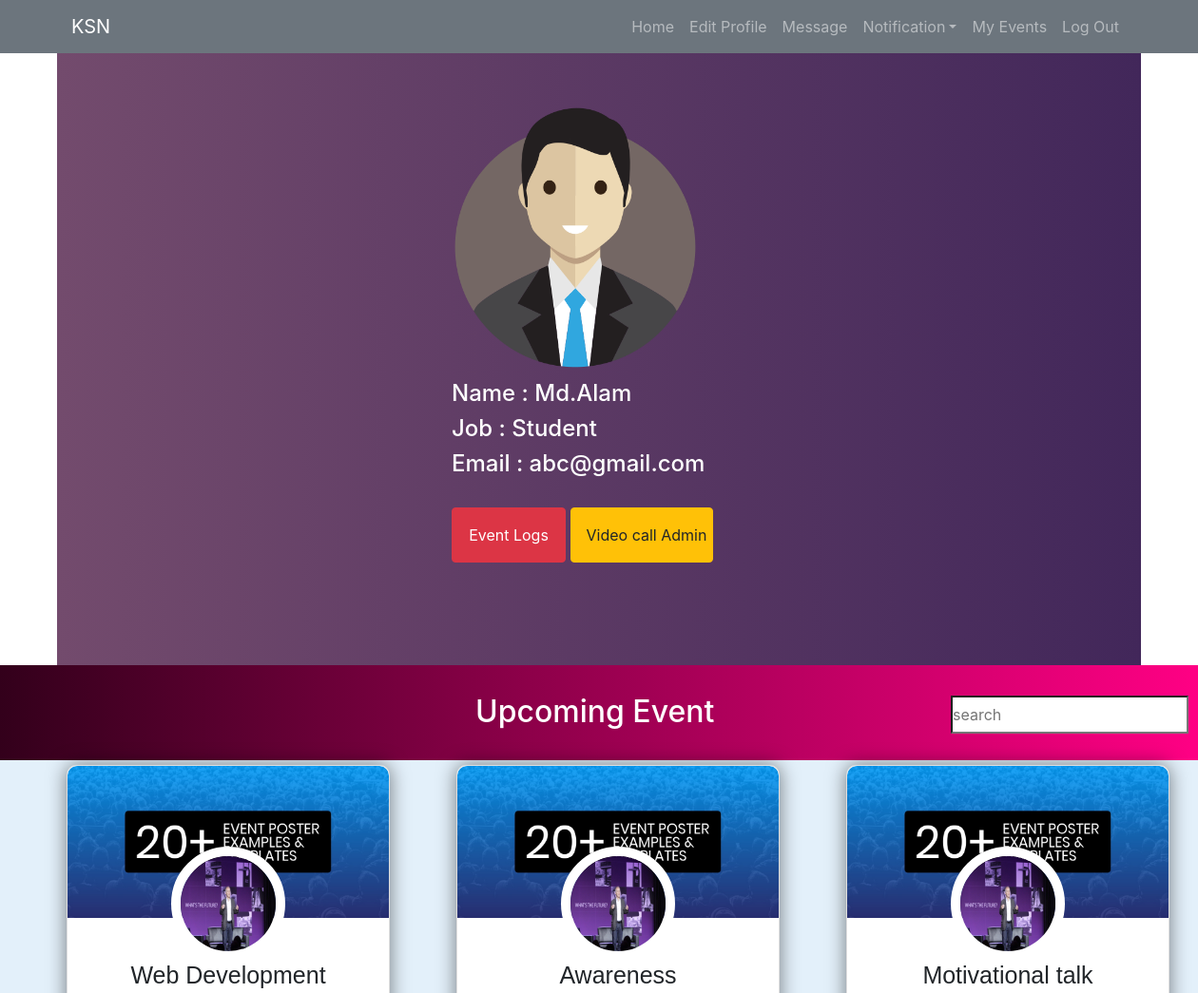
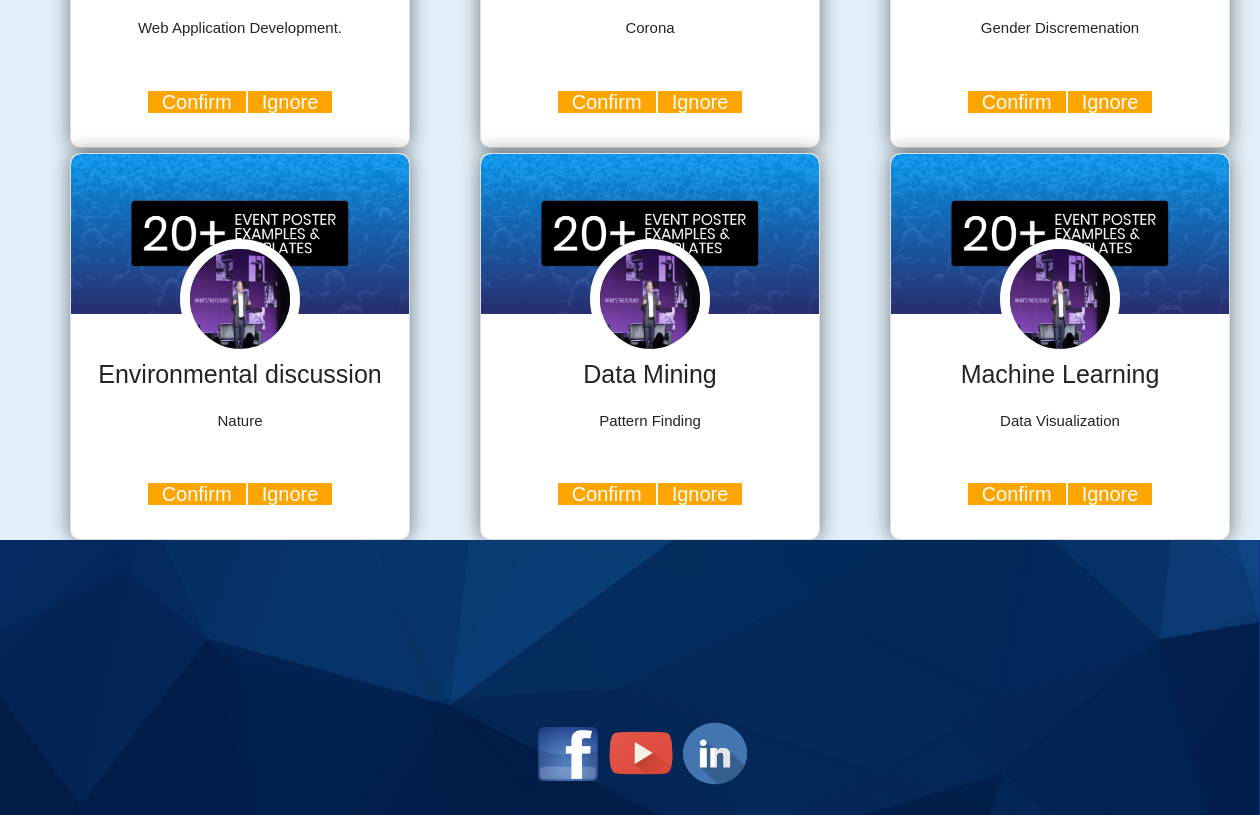
/learner.php (signed in), run on the app's committed database (2 pictures, top to bottom).
### tables this page shows
CREATE TABLE `event_creation` (
  `event_id` int(11) NOT NULL,
  `admin_id` int(11) DEFAULT NULL,
  `event_name` varchar(30) DEFAULT NULL,
  `event_time` time DEFAULT NULL,
  `event_date` date DEFAULT NULL,
  `event_topics` varchar(50) DEFAULT NULL,
  `user_id` int(11) DEFAULT NULL
);

### learner.php (the view, shortened to what this page needs)
<!DOCTYPE html>
<html lang="en">
<head>
  <link rel="stylesheet" href="https://maxcdn.bootstrapcdn.com/bootstrap/4.4.1/css/bootstrap.min.css">
  <link rel="stylesheet" href="css/style.css">
  <link rel="stylesheet" href="css/learner_style.css">
  <link rel="stylesheet" type="text/css" href="https://maxcdn.bootstrapcdn.com/font-awesome/4.7.0/css/font-awesome.min.css">
  <link rel="stylesheet" href="https://maxcdn.bootstrapcdn.com/bootstrap/4.0.0-beta.2/css/bootstrap.min.css">
</head>
<body  data-spy="scroll" data-target=".navbar" data-offset="50">
   <nav class="navbar navbar-expand-sm bg-secondary navbar-dark fixed-top">
      <div class="container">
        <a class="navbar-brand logo text-uppercase" href="index.php">
                        KSN
                    </a>
        <ul class="navbar-nav ml-auto navbar-center">
            <li class="nav-item acive">
            <a class="nav-link" href="learner.php">Home</a>
            </li>
            <li class="nav-item">
            <a class="nav-link" href="edit_profile_learner.php">Edit Profile</a>
            </li>
            <li class="nav-item">
            <a class="nav-link" href="#about">Message</a>
            </li>
                  <?php
                  try {
                     echo '<li class="nav-item dropdown">';
                     echo '<a class="nav-link dropdown-toggle" href="#" id="navbardrop" data-toggle="dropdown">Notification</a>';
                        echo '</li>';
                }
                    catch (PDOException $ex) {
                        echo "$ex";
                    }
                 ?>
            <li class="nav-item">
            <a class="nav-link" href="#contact">My Events</a>
            </li>
            <li class="nav-item">
            <a class="nav-link" href="logout.php">Log Out</a>
            </li>
        </ul>
   </nav>
<section >
     <div class=" container call_section" >
        <img src="man1.png" alt="not found" style="height:400px;padding-top:100px;margin-left:380px;">
        <div style="margin-left:400px;">
            <h4 style="color:white">Name : Md.Alam</h4>
            <h4 style="color:white">Job : Student</h4>
            <h4 style="color:white">Email : abc@gmail.com</h4><br>
            <a href="#" class="btn btn-danger p-3 w-5" style=" width:120px;">Event Logs</a>
            <a href="#" class="btn btn-warning p-3" style=" width:150px;">Video call Admin</a>
        </div>
     </div>
</section>
<section>
      <div class="up" >
           <h2 style=" margin-left: 500px;padding-top:30px;color:white">Upcoming Event</h2>
           <input type="search" placeholder="search" class="search_info" id="search_info"
            style="margin-left: 900px;height:40px;width:250px;color:black;transform:translate(100px,-44px);">
      </div>
  <?php
            try {
                $conn = new PDO("mysql:host=localhost;dbname=ksn", "root", "");
                $conn->setAttribute(PDO::ATTR_ERRMODE, PDO::ERRMODE_EXCEPTION);
                $stmt = "select * from event_creation;";
                $pdostmt = $conn->query($stmt);
                $table = $pdostmt->fetchAll(PDO::FETCH_NUM);
                echo     '<div class="flex">';
                foreach ($table as $row) {
                    echo '<div class="card">';
                    echo    '<div class="card-image">';
                    echo       '<img src="seminar2.jpg" alt="back banner">';
                    echo   '</div>';
                    echo    '<div class="profile-image">';
                    echo       '<img src="seminar3.jpg" alt="Front pic">';
                    echo  '</div>';
                    echo '<div class="card-content">';
                    echo     '<h3>' . $row[2] . '</h3>';
                    echo    '<p>';
                    echo     '<p style="text-align:center;font-size: 15px;">' . $row[5] . '</p>';
                    echo   '</p>';
                    echo '</div>';
                    echo  '<div class="buttons">';
                    echo    '<a href="#" class="btn-gradient red small">Confirm</a>';
                    echo    '<a href="#" class="btn-gradient red small" style="margin-left:2px;">Ignore</a>';
                    echo  '</div>';
                    echo '</div>';
                }
                echo '</div>';
            }
            catch (PDOException $ex) {
                echo "$ex";
            }
            ?>
</section>
<section>
        <div class="footer">
            <div class="social-icons">
                <a href="#"><img src="fb.png" style="width:66px;height:60px;"></a>
                <a href="#"><img src="youtube.png"  style="width:70px;height:67px;"></a>
                <a href="#"><img src="ld.png"  style="width:70px;height:67px;"></a>
		    </div>
	    </div>
</body>
</html>

### css/style.css (style rules this page uses)
body { overflow-x: hidden; }
* { margin: 0; padding: 0; }
.social-icons { z-index: 2; position: relative; top: 180px; margin-left: 535px; }

### css/learner_style.css (style rules this page uses)
.call_section { height: 700px; background: #42275a; background: -webkit-linear-gradient( to right, #734b6d, #42275a ); background: linear-gradient( to right, #734b6d, #42275a ); }
.up { height: 100px; background: #ff0084; background: -webkit-linear-gradient( to right, #33001b, #ff0084 ); background: linear-gradient( to right, #33001b, #ff0084 ); }
* { margin: 0; padding: 0; }

### learner.php (style rules this page uses)
.flex { display: flex; background: rgb(227, 240, 250); flex-direction: row; flex-wrap: wrap; width: auto; }
.card { font-family: "Candara", sans-serif; width: 340px; overflow: hidden; background: #fff; border-radius: 10px; box-shadow: 0 0 20px rgba(0, 0, 0, 0.5); display: flex; flex-direction: column; margin-left: 20px; margin-top: 5px; margin-left: 70px; }
.card-image img { width: 100%; height: 160px; border-top-left-radius: 10px; border-top-right-radius: 10px; object-fit: cover; }
.profile-image img { z-index: 1; width: 120px; height: 120px; position: relative; margin-top: -75px; display: block; margin-left: auto; margin-right: auto; border-radius: 100px; border: 10px solid #fff; transition-duration: 0.4s; transition-property: transform; }
.card-content h3 { font-size: 25px; text-align: center; margin: 0; }
.card-content p { font-size: 16px; text-align: justify; padding: 0 20px 5px 20px; }
.buttons { text-align: center; padding-top: 5px; padding-bottom: 30px; }
.buttons a { text-decoration: none; font-size: 20px; color: white; padding: 0 14px; transition-duration: 0.4s; transition-property: transform; background-color: orange; }

### data on the page
event_creation: event_name "Web Development", event_topics "Web Application Development."
event_creation: event_name "Awareness", event_topics "Corona"
event_creation: event_name "Motivational talk", event_topics "Gender Discremenation"
event_creation: event_name "Environmental discussion", event_topics "Nature"
event_creation: event_name "Data Mining", event_topics "Pattern Finding"
event_creation: event_name "Machine Learning", event_topics "Data Visualization"
